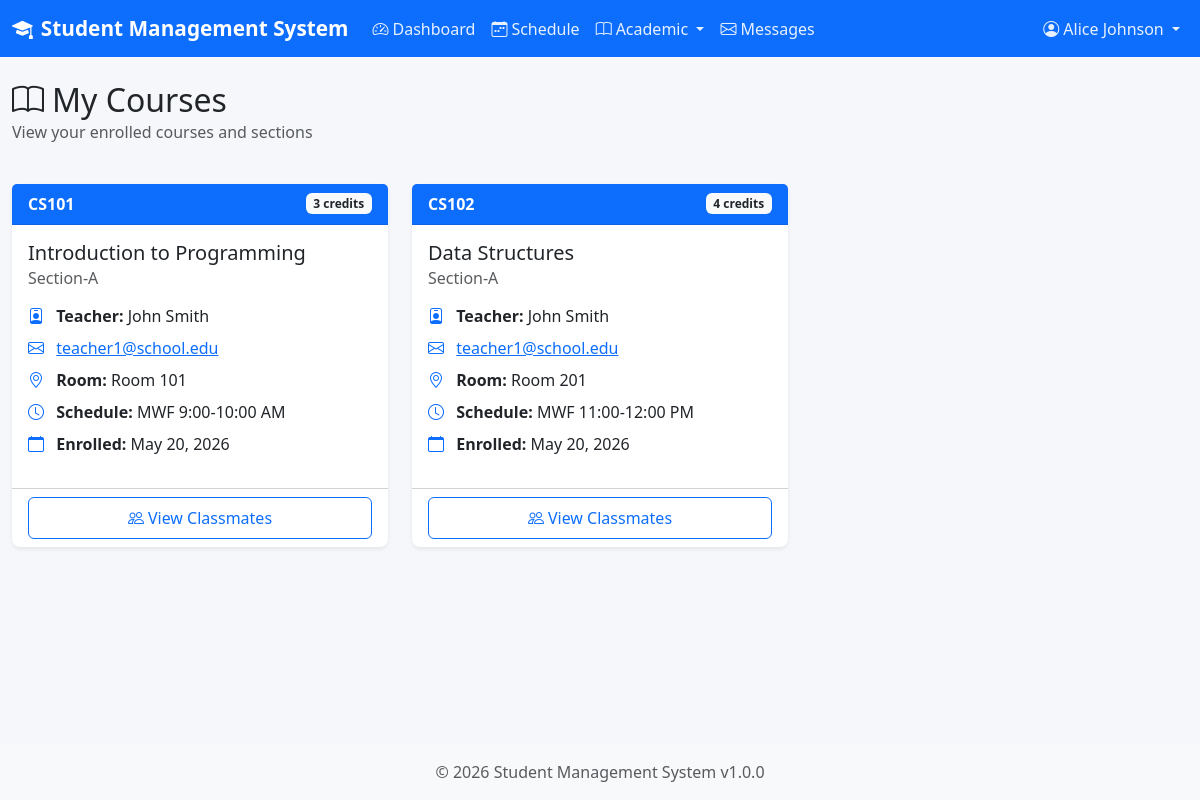
/modules/student/my_courses.php (signed in), run on the app's committed database.
### tables this page shows
CREATE TABLE IF NOT EXISTS enrollments (
    id INT AUTO_INCREMENT PRIMARY KEY,
    student_id INT NOT NULL,
    section_id INT NOT NULL,
    enrollment_date DATE DEFAULT (CURRENT_DATE),
    status ENUM('enrolled', 'dropped', 'completed') DEFAULT 'enrolled',
    grade VARCHAR(5),
    created_at TIMESTAMP DEFAULT CURRENT_TIMESTAMP,
    updated_at TIMESTAMP DEFAULT CURRENT_TIMESTAMP ON UPDATE CURRENT_TIMESTAMP,
    FOREIGN KEY (student_id) REFERENCES users(id) ON DELETE CASCADE,
    FOREIGN KEY (section_id) REFERENCES sections(id) ON DELETE CASCADE,
    UNIQUE KEY unique_enrollment (student_id, section_id)
);

CREATE TABLE IF NOT EXISTS courses (
    id INT AUTO_INCREMENT PRIMARY KEY,
    course_code VARCHAR(20) NOT NULL UNIQUE,
    course_name VARCHAR(100) NOT NULL,
    description TEXT,
    credits INT DEFAULT 3,
    status ENUM('active', 'inactive') DEFAULT 'active',
    created_at TIMESTAMP DEFAULT CURRENT_TIMESTAMP,
    updated_at TIMESTAMP DEFAULT CURRENT_TIMESTAMP ON UPDATE CURRENT_TIMESTAMP
);

CREATE TABLE IF NOT EXISTS sections (
    id INT AUTO_INCREMENT PRIMARY KEY,
    section_name VARCHAR(50) NOT NULL,
    course_id INT NOT NULL,
    teacher_id INT,
    room_number VARCHAR(20),
    schedule_time VARCHAR(100),
    max_students INT DEFAULT 40,
    status ENUM('active', 'inactive') DEFAULT 'active',
    created_at TIMESTAMP DEFAULT CURRENT_TIMESTAMP,
    updated_at TIMESTAMP DEFAULT CURRENT_TIMESTAMP ON UPDATE CURRENT_TIMESTAMP,
    FOREIGN KEY (course_id) REFERENCES courses(id) ON DELETE CASCADE,
    FOREIGN KEY (teacher_id) REFERENCES users(id) ON DELETE SET NULL,
    UNIQUE KEY unique_section_course (section_name, course_id)
);

CREATE TABLE IF NOT EXISTS users (
    id INT AUTO_INCREMENT PRIMARY KEY,
    username VARCHAR(50) NOT NULL UNIQUE,
    password VARCHAR(255) NOT NULL,
    role ENUM('admin', 'teacher', 'student') NOT NULL,
    full_name VARCHAR(100) NOT NULL,
    created_at TIMESTAMP DEFAULT CURRENT_TIMESTAMP,
    updated_at TIMESTAMP DEFAULT CURRENT_TIMESTAMP ON UPDATE CURRENT_TIMESTAMP
);

CREATE TABLE IF NOT EXISTS user_profiles (
    id INT AUTO_INCREMENT PRIMARY KEY,
    user_id INT NOT NULL UNIQUE,
    email VARCHAR(100),
    phone VARCHAR(20),
    address TEXT,
    profile_pic_path VARCHAR(255) DEFAULT 'assets/images/default-avatar.png',
    date_of_birth DATE,
    created_at TIMESTAMP DEFAULT CURRENT_TIMESTAMP,
    updated_at TIMESTAMP DEFAULT CURRENT_TIMESTAMP ON UPDATE CURRENT_TIMESTAMP,
    FOREIGN KEY (user_id) REFERENCES users(id) ON DELETE CASCADE
);

### includes/db_operations.php (called while the page is built, shortened)
<?php
function getStudentSections($studentId) {
    $db = getDB();
    $stmt = $db->prepare("SELECT e.*, s.section_name, s.room_number, s.schedule_time,
                          c.course_code, c.course_name, c.credits,
                          u.full_name as teacher_name, up.email as teacher_email
                          FROM enrollments e
                          JOIN sections s ON e.section_id = s.id
                          JOIN courses c ON s.course_id = c.id
                          LEFT JOIN users u ON s.teacher_id = u.id
                          LEFT JOIN user_profiles up ON u.id = up.user_id
                          WHERE e.student_id = ? AND e.status = 'enrolled'
                          ORDER BY c.course_code");
    $stmt->execute([$studentId]);
    return $stmt->fetchAll();
}

### includes/helpers.php (called while the page is built, shortened)
<?php
function sanitize($input) {
    return htmlspecialchars(trim($input), ENT_QUOTES, 'UTF-8');
}
function formatDate($date) {
    return date(DISPLAY_DATE_FORMAT, strtotime($date));
}

### modules/student/my_courses.php (the view, shortened to what this page needs)
<?php
require_once __DIR__ . '/../../includes/header.php';
require_once __DIR__ . '/../../includes/db_operations.php';
$studentId = getCurrentUserId();
$enrolledSections = getStudentSections($studentId);
?>
<div class="row mb-4">
    <div class="col-12">
        <h2 class="mb-0">
            <i class="bi bi-book me-2"></i>My Courses
        </h2>
        <p class="text-muted">View your enrolled courses and sections</p>
    </div>
</div>
<?php if (empty($enrolledSections)): ?>
<div class="card">
    <div class="card-body">
        <div class="empty-state">
            <i class="bi bi-book"></i>
            <p>You are not enrolled in any courses yet.</p>
            <p class="text-muted">Please contact the administrator for enrollment.</p>
        </div>
    </div>
</div>
<?php else: ?>
<div class="row">
    <?php foreach ($enrolledSections as $enrollment): ?>
    <div class="col-md-6 col-lg-4 mb-4">
        <div class="card section-card h-100">
            <div class="card-header">
                <div class="d-flex justify-content-between align-items-center">
                    <span><?= sanitize($enrollment['course_code']) ?></span>
                    <span class="badge bg-light text-dark"><?= $enrollment['credits'] ?> credits</span>
                </div>
            </div>
            <div class="card-body">
                <h5 class="card-title"><?= sanitize($enrollment['course_name']) ?></h5>
                <h6 class="card-subtitle mb-3 text-muted"><?= sanitize($enrollment['section_name']) ?></h6>
                <ul class="list-unstyled mb-3">
                    <li class="mb-2">
                        <i class="bi bi-person-badge text-primary me-2"></i>
                        <strong>Teacher:</strong> <?= sanitize($enrollment['teacher_name'] ?: 'TBA') ?>
                    </li>
                    <?php if ($enrollment['teacher_email']): ?>
                    <li class="mb-2">
                        <i class="bi bi-envelope text-primary me-2"></i>
                        <a href="mailto:<?= sanitize($enrollment['teacher_email']) ?>">
                            <?= sanitize($enrollment['teacher_email']) ?>
                        </a>
                    </li>
                    <?php endif; ?>
                    <li class="mb-2">
                        <i class="bi bi-geo-alt text-primary me-2"></i>
                        <strong>Room:</strong> <?= sanitize($enrollment['room_number'] ?: 'TBA') ?>
                    </li>
                    <li class="mb-2">
                        <i class="bi bi-clock text-primary me-2"></i>
                        <strong>Schedule:</strong> <?= sanitize($enrollment['schedule_time'] ?: 'TBA') ?>
                    </li>
                    <li>
                        <i class="bi bi-calendar text-primary me-2"></i>
                        <strong>Enrolled:</strong> <?= formatDate($enrollment['enrollment_date']) ?>
                    </li>
                </ul>
            </div>
            <div class="card-footer bg-transparent">
                <div class="d-grid gap-2">
                    <a href="<?= BASE_URL ?>modules/student/classmates.php?section_id=<?= $enrollment['section_id'] ?>"
                       class="btn btn-outline-primary">
                        <i class="bi bi-people me-1"></i>View Classmates
                    </a>
                </div>
            </div>
        </div>
    </div>
    <?php endforeach; ?>
</div>
<?php endif; ?>
<?php require_once __DIR__ . '/../../includes/footer.php'; ?>

### assets/css/style.css (style rules this page uses)
:root { --primary-color: #0d6efd; --secondary-color: #6c757d; --success-color: #198754; --danger-color: #dc3545; --warning-color: #ffc107; --info-color: #0dcaf0; --light-color: #f8f9fa; --dark-color: #212529; }
body { background-color: #f5f7fa; min-height: 100vh; display: flex; flex-direction: column; }
.card { border: none; border-radius: 0.5rem; box-shadow: 0 0.125rem 0.25rem rgba(0, 0, 0, 0.075); transition: box-shadow 0.15s ease-in-out; }
.card-header { background-color: #fff; border-bottom: 1px solid rgba(0, 0, 0, 0.1); font-weight: 600; }
.btn { font-weight: 500; padding: 0.5rem 1rem; }
.section-card { height: 100%; transition: transform 0.2s ease; }
.section-card .card-header { background-color: var(--primary-color); color: #fff; font-weight: 600; }

### data on the page
enrollments: courses.course_code "CS101", courses.credits "3", courses.course_name "Introduction to Programming", section.section_name "Section-A", users.full_name "John Smith", user_profiles.email "teacher1@school.edu", section.room_number "Room 101", section.schedule_time "MWF 9:00-10:00 AM", enrollment_date "May 20, 2026"
enrollments: courses.course_code "CS102", courses.credits "4", courses.course_name "Data Structures", section.section_name "Section-A", users.full_name "John Smith", user_profiles.email "teacher1@school.edu", section.room_number "Room 201", section.schedule_time "MWF 11:00-12:00 PM", enrollment_date "May 20, 2026"

### other printed values
APP_NAME "Student Management System"
getCurrentUserName() "Alice Johnson"
APP_VERSION "1.0.0"
